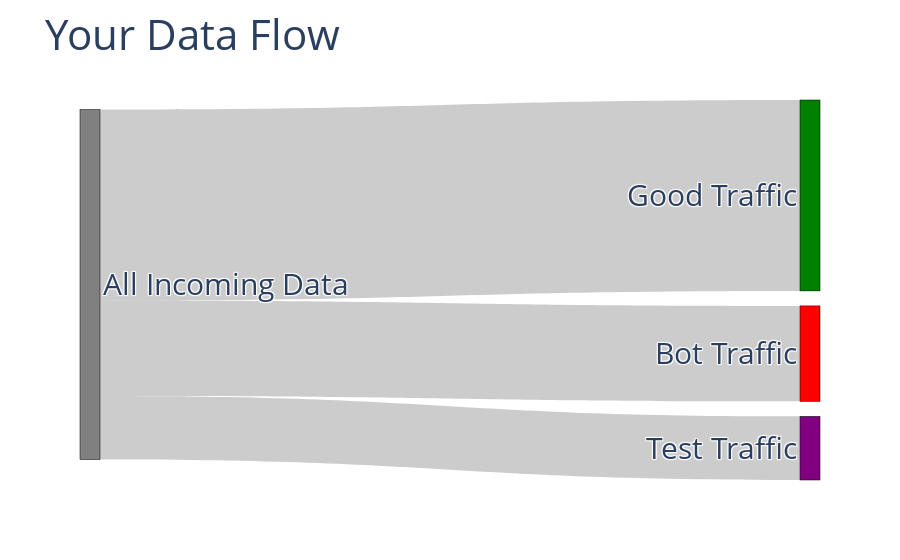

Write notebook code for a chart like this one.
### Code cell
fig = go.Figure(data=[go.Sankey(
    node = dict(
      pad = 15,
      thickness = 20,
      line = dict(color = "black", width = 0.5),
      label = ["All Incoming Data", "Good Traffic", "Bot Traffic", "Test Traffic"],
      color = ["gray", "green", "red", "purple"]
    ),
    link = dict(
      source = [0, 0, 0],
      target = [1, 2, 3],
      value = [60, 30, 20]
  ))])

fig.update_layout(title_text="Your Data Flow", font_size=30)
fig

### Figure 1 — Plotly figure (JSON) as saved in the notebook; plotly's stock layout.template omitted (floating-point values rounded to 4 significant figures)
{"data": [{"link": {"source": [0, 0, 0], "target": [1, 2, 3], "value": [60, 30, 20]}, "node": {"color": ["gray", "green", "red", "purple"], "label": ["All Incoming Data", "Good Traffic", "Bot Traffic", "Test Traffic"], "line": {"color": "black", "width": 0.5}, "pad": 15, "thickness": 20}, "type": "sankey"}], "layout": {"autosize": true, "font": {"size": 30}, "title": {"text": "Your Data Flow"}}}
